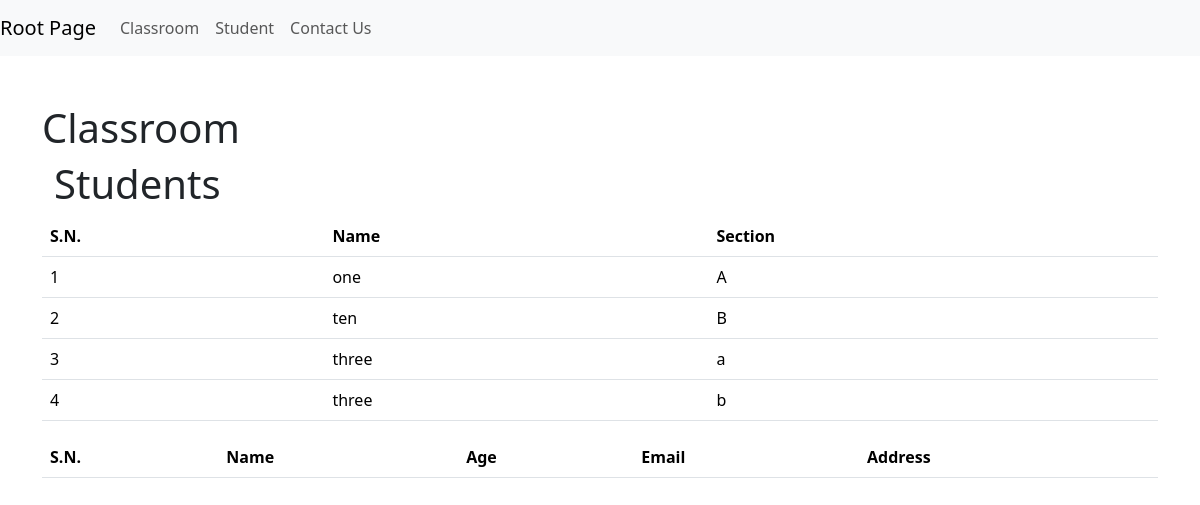
The app's page /temp-inherit/ with its own data.
### crud/models.py (models this page shows)
class Classroom(models.Model):
    name = models.CharField(max_length=20)
    section = models.CharField(max_length=5)

### myapp/views.py (the view)
# urls.py: path("temp-inherit/", temp_inherit_view, name="temp_inherit"),
def temp_inherit_view(request):
    classrooms = Classroom.objects.all()
    return render(request, template_name="myapp/home.html", context={"classrooms": classrooms})

### myapp/templates/myapp/home.html (shortened to what this page needs)
{% extends "layouts/base.html" %}
{% block content %}
<div class="container">
    <h1>Classroom</h1>
    <table class="table table-stripe">
        <tr>
            <th>S.N.</th>
            <th>Name</th>
            <th>Section</th>
        </tr>
        {% for classroom in classrooms %}
        <tr>
            <td> {{forloop.counter}} </td>
            <td>{{classroom.name}}</td>
            <td>{{classroom.section}}</td>
        </tr>
        {% endfor %}
<div class="container">
    <h1>Students</h1>
    <table class="table table-stripe">
        <tr>
            <th>S.N.</th>
            <th>Name</th>
            <th>Age</th>
            <th>Email</th>
            <th>Address</th>
        </tr>
    </table>
</div>
{% endblock %}

### records on screen
Classroom: name "one", section "A"
Classroom: name "ten", section "B"
Classroom: name "three", section "a"
Classroom: name "three", section "b"
